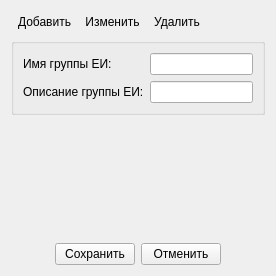
<?xml version="1.0" encoding="UTF-8"?>
<ui version="4.0">
 <class>PropEntityGroup</class>
 <widget class="QWidget" name="PropEntityGroup">
  <property name="geometry">
   <rect>
    <x>0</x>
    <y>0</y>
    <width>276</width>
    <height>276</height>
   </rect>
  </property>
  <property name="windowTitle">
   <string>Form</string>
  </property>
  <layout class="QVBoxLayout" name="verticalLayout">
   <item>
    <layout class="QHBoxLayout" name="horizontalLayoutPropTool">
     <property name="spacing">
      <number>0</number>
     </property>
     <item>
      <widget class="QToolButton" name="toolButtonAdd">
       <property name="text">
        <string>Добавить</string>
       </property>
       <property name="icon">
        <iconset resource="modeleride.qrc">
         <normaloff>:/add</normaloff>:/add</iconset>
       </property>
       <property name="iconSize">
        <size>
         <width>16</width>
         <height>16</height>
        </size>
       </property>
       <property name="toolButtonStyle">
        <enum>Qt::ToolButtonTextBesideIcon</enum>
       </property>
       <property name="autoRaise">
        <bool>true</bool>
       </property>
      </widget>
     </item>
     <item>
      <widget class="QToolButton" name="toolButtonEdit">
       <property name="text">
        <string>Изменить</string>
       </property>
       <property name="icon">
        <iconset resource="modeleride.qrc">
         <normaloff>:/edit</normaloff>:/edit</iconset>
       </property>
       <property name="iconSize">
        <size>
         <width>16</width>
         <height>16</height>
        </size>
       </property>
       <property name="toolButtonStyle">
        <enum>Qt::ToolButtonTextBesideIcon</enum>
       </property>
       <property name="autoRaise">
        <bool>true</bool>
       </property>
      </widget>
     </item>
     <item>
      <widget class="QToolButton" name="toolButtonDel">
       <property name="text">
        <string>Удалить</string>
       </property>
       <property name="icon">
        <iconset resource="modeleride.qrc">
         <normaloff>:/remove</normaloff>:/remove</iconset>
       </property>
       <property name="iconSize">
        <size>
         <width>16</width>
         <height>16</height>
        </size>
       </property>
       <property name="toolButtonStyle">
        <enum>Qt::ToolButtonTextBesideIcon</enum>
       </property>
       <property name="autoRaise">
        <bool>true</bool>
       </property>
      </widget>
     </item>
     <item>
      <spacer name="horizontalSpacer">
       <property name="orientation">
        <enum>Qt::Horizontal</enum>
       </property>
       <property name="sizeHint" stdset="0">
        <size>
         <width>40</width>
         <height>20</height>
        </size>
       </property>
      </spacer>
     </item>
    </layout>
   </item>
   <item>
    <widget class="QGroupBox" name="groupBoxEntityGroup">
     <property name="title">
      <string/>
     </property>
     <layout class="QGridLayout" name="gridLayout">
      <item row="1" column="0">
       <widget class="QLabel" name="labelEntityGroupDesc">
        <property name="text">
         <string>Описание группы ЕИ:</string>
        </property>
       </widget>
      </item>
      <item row="1" column="1" colspan="2">
       <widget class="QLineEdit" name="lineEditEntityGroupDesc">
        <property name="maxLength">
         <number>256</number>
        </property>
       </widget>
      </item>
      <item row="0" column="0">
       <widget class="QLabel" name="labelEntityGroupName">
        <property name="text">
         <string>Имя группы ЕИ:</string>
        </property>
       </widget>
      </item>
      <item row="0" column="1" colspan="2">
       <widget class="QLineEdit" name="lineEditEntityGroupName"/>
      </item>
     </layout>
    </widget>
   </item>
   <item>
    <spacer name="verticalSpacer">
     <property name="orientation">
      <enum>Qt::Vertical</enum>
     </property>
     <property name="sizeHint" stdset="0">
      <size>
       <width>20</width>
       <height>40</height>
      </size>
     </property>
    </spacer>
   </item>
   <item>
    <layout class="QHBoxLayout" name="horizontalLayoutPropSave">
     <item>
      <spacer name="horizontalSpacerRightProp">
       <property name="orientation">
        <enum>Qt::Horizontal</enum>
       </property>
       <property name="sizeHint" stdset="0">
        <size>
         <width>40</width>
         <height>20</height>
        </size>
       </property>
      </spacer>
     </item>
     <item>
      <widget class="QPushButton" name="pushButtonPropSave">
       <property name="text">
        <string>Сохранить</string>
       </property>
      </widget>
     </item>
     <item>
      <widget class="QPushButton" name="pushButtonPropCancel">
       <property name="text">
        <string>Отменить</string>
       </property>
      </widget>
     </item>
     <item>
      <spacer name="horizontalSpacerLeftProp">
       <property name="orientation">
        <enum>Qt::Horizontal</enum>
       </property>
       <property name="sizeHint" stdset="0">
        <size>
         <width>40</width>
         <height>20</height>
        </size>
       </property>
      </spacer>
     </item>
    </layout>
   </item>
  </layout>
 </widget>
 <resources>
  <include location="modeleride.qrc"/>
 </resources>
 <connections/>
</ui>
